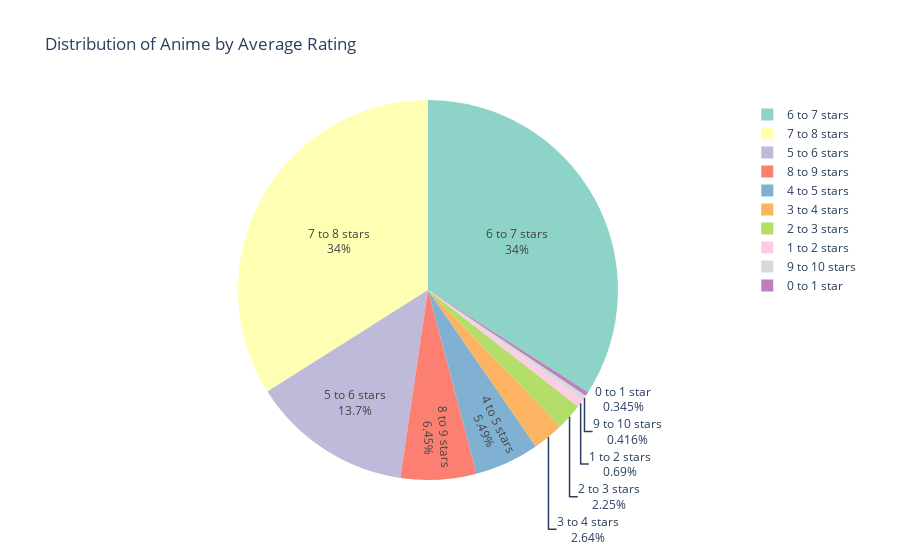

The code cell stored with this chart in its notebook:
### Code cell
rating_counts_df = pd.DataFrame(data)

# Plot the pie chart
fig = px.pie(rating_counts_df, values='Count', names='Rating Range',
             title='Distribution of Anime by Average Rating',
             color_discrete_sequence=px.colors.qualitative.Set3)

fig.update_traces(textinfo='percent+label')
fig.show()

### Figure 1 — Plotly figure (JSON) as saved in the notebook; plotly's stock layout.template omitted (floating-point values rounded to 4 significant figures)
{"data": [{"domain": {"x": [0, 1], "y": [0, 1]}, "hovertemplate": "Rating Range=%{label}<br>Count=%{value}<extra></extra>", "labels": ["0 to 1 star", "1 to 2 stars", "2 to 3 stars", "3 to 4 stars", "4 to 5 stars", "5 to 6 stars", "6 to 7 stars", "7 to 8 stars", "8 to 9 stars", "9 to 10 stars"], "legendgroup": "", "name": "", "showlegend": true, "textinfo": "percent+label", "type": "pie", "values": [34, 68, 222, 260, 541, 1349, 3353, 3346, 635, 41]}], "layout": {"legend": {"tracegroupgap": 0}, "piecolorway": ["rgb(141,211,199)", "rgb(255,255,179)", "rgb(190,186,218)", "rgb(251,128,114)", "rgb(128,177,211)", "rgb(253,180,98)", "rgb(179,222,105)", "rgb(252,205,229)", "rgb(217,217,217)", "rgb(188,128,189)", "rgb(204,235,197)", "rgb(255,237,111)"], "title": {"text": "Distribution of Anime by Average Rating"}}}
